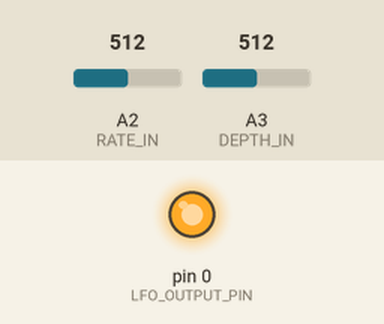
This sketch was run on a simulated Arduino Uno, built with avr-gcc and run on an emulated ATmega328P. Shown: output pins drawn as LEDs (lit = HIGH). The inputs (shaded band) are chosen by the test bench; at power-on: A3 (DEPTH_IN) = 512, A2 (RATE_IN) = 512.

Above: at 1.2 s.
1.3 s: A3 (DEPTH_IN) set to 900
At 1.82 s:
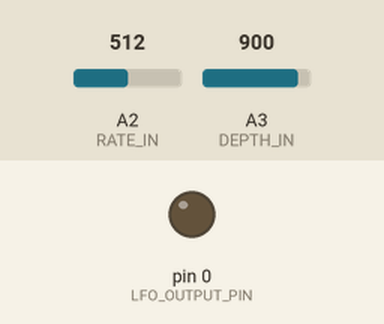
3.5 s: A2 (RATE_IN) set to 900
6.5 s: A2 (RATE_IN) set to 374
9.5 s: A2 (RATE_IN) set to 344
At 11.6 s:
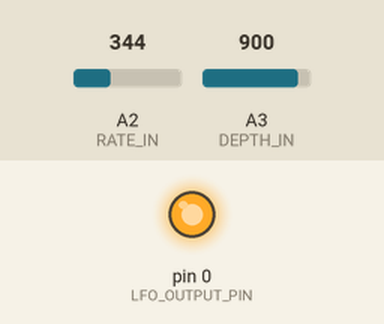
11.9 s: A2 (RATE_IN) set to 419
14.9 s: A2 (RATE_IN) set to 438
Timing chart, 0 to 17.5 s (numbered marks = the images above; inputs shaded):
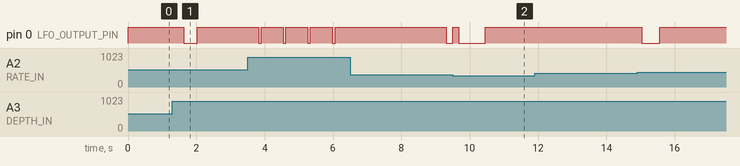

The sketch:

triangle-lfo.ino
```cpp
#define LFO_OUTPUT_PIN 0 // device pin 5
#define RATE_IN A2 // device pin 3
#define DEPTH_IN A3 // device pin 2

uint8_t lfo_rate = 128;
uint8_t lfo_depth = 255;

uint32_t start = 0;
bool up = true;

const uint16_t minimum = 92; // 1.8/5*256

void setup() {
  pinMode(LFO_OUTPUT_PIN, OUTPUT);
  pinMode(RATE_IN, INPUT);
  pinMode(DEPTH_IN, INPUT);
//  Serial.begin(9600);
}

void loop() {
  uint32_t t = millis();
  if (start > t) {
    // rollover detected, happens ~50 days
    start = millis();
    return;
  }
  uint32_t target = start + getLFOPeriod(lfo_rate);
  if (t >= target) {
    start = millis();
    up = !up; // switch direction
    return;
  }
  lfo_rate = (uint8_t) (analogRead(RATE_IN) / 4);
  lfo_depth = (uint8_t) (analogRead(DEPTH_IN) / 4);
//  Serial.println(lfo_rate);

  uint32_t v = up ? t : (target - t + start);
  uint8_t rate = (uint8_t) map(v, start, target, 0, lfo_depth);
  rate = map(rate, 0, 255, 255, minimum);

  analogWrite(LFO_OUTPUT_PIN, rate);
}


const PROGMEM uint16_t LFO_PERIODS[] = {
15538,  15280,  15026,  14777,  14532,  14290,  14053,  13820,
13591,  13365,  13143,  12925,  12711,  12500,  12292,  12088,
11888,  11690,  11496,  11305,  11118,  10933,  10752,  10573,
10398,  10225,  10056,   9889,   9725,   9563,   9405,   9248,
 9095,   8944,   8796,   8650,   8506,   8365,   8226,   8090,
 7955,   7823,   7693,   7566,   7440,   7317,   7195,   7076,
 6958,   6843,   6729,   6618,   6508,   6400,   6294,   6189,
 6086,   5985,   5886,   5788,   5692,   5598,   5505,   5414,
 5324,   5235,   5148,   5063,   4979,   4896,   4815,   4735,
 4657,   4579,   4503,   4429,   4355,   4283,   4212,   4142,
 4073,   4005,   3939,   3874,   3809,   3746,   3684,   3623,
 3563,   3504,   3445,   3388,   3332,   3277,   3222,   3169,
 3116,   3065,   3014,   2964,   2914,   2866,   2819,   2772,
 2726,   2681,   2636,   2592,   2549,   2507,   2465,   2424,
 2384,   2345,   2306,   2267,   2230,   2193,   2156,   2121,
 2085,   2051,   2017,   1983,   1950,   1918,   1886,   1855,
 1824,   1794,   1764,   1735,   1706,   1678,   1650,   1622,
 1596,   1569,   1543,   1517,   1492,   1467,   1443,   1419,
 1396,   1372,   1350,   1327,   1305,   1284,   1262,   1241,
 1221,   1200,   1181,   1161,   1142,   1123,   1104,   1086,
 1068,   1050,   1033,   1015,    999,    982,    966,    950,
  934,    918,    903,    888,    873,    859,    845,    831,
  817,    803,    790,    777,    764,    751,    739,    727,
  715,    703,    691,    680,    668,    657,    646,    636,
  625,    615,    604,    594,    585,    575,    565,    556,
  547,    538,    529,    520,    511,    503,    494,    486,
  478,    470,    462,    455,    447,    440,    432,    425,
  418,    411,    404,    398,    391,    385,    378,    372,
  366,    360,    354,    348,    342,    336,    331,    325,
  320,    315,    309,    304,    299,    294,    289,    285,
  280,    275,    271,    266,    262,    257,    253,    249,
  245,    241,    237,    233,    229,    225,    221,    218
};

uint32_t getLFOPeriod(uint8_t rate) {
  // algorithm determined heuristically.
  // this floating point math would be way too
  // slow to calculate on device, so instead using
  // a precalculated lookup table in progmem.
  // round(1/(1.25^(0.3*(rate/4) - 15.4)))
  uint16_t period = pgm_read_word_near(LFO_PERIODS + rate);
  return (uint32_t) period;
}
```

Measured:
- the behaviour switches between 360 and 359 on A2 (RATE_IN) (found by bisection; images 1 and 2)
- after the input at 1.3 s, pin 0 (LFO_OUTPUT_PIN): HIGH → LOW after 0.33 s, → HIGH 0.39 s later
- after the input at 9.5 s, pin 0 (LFO_OUTPUT_PIN): LOW → HIGH after 0.00 s instead of 0.51 s
- after the input at 11.9 s, every drawn part: stays the same
